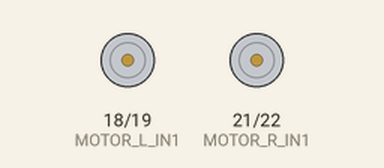
Simulated run of this sketch. Board: Arduino Mega 2560, built with avr-gcc and run on an emulated ATmega2560. On the bench: motor-driver pin pairs drawn as motors (green arrow = first pin HIGH = forward, orange = second pin HIGH = backward, longer = more drive). What the sketch prints to the serial monitor is not drawn.

Above: at 6.4 s.
At 14.4 s:
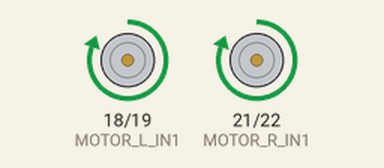
At 30.4 s:
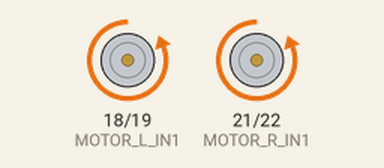
Timing chart, 0 to 46.6 s (numbered marks = the images above):
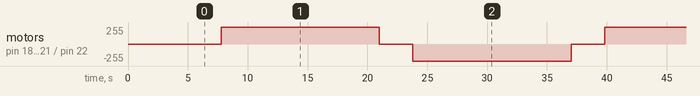

Measured:
- by itself, motor on pin 18 (MOTOR_L_IN1) / pin 19 (MOTOR_L_IN2), motor on pin 21 (MOTOR_R_IN1) / pin 22 (MOTOR_R_IN2): repeats every 32.0 s: stopped 2.8 s, backward 255/255 13.2 s, stopped 2.8 s, forward 255/255 13.2 s

The sketch:

DRV8871_Motors.ino
```cpp
// DRV8871 Motor Driver Test
// 20/08/2024
// Marcus <marcus.vinicius.mvap@gmail.com>

#define MOTOR_L_IN1 18
#define MOTOR_L_IN2 19

#define MOTOR_R_IN1 21
#define MOTOR_R_IN2 22

void setup() {
  Serial.begin(115200);
  delay(5000); // Await serial connection

  Serial.println("-- \t chapisco \t --");
  Serial.println("-- \t DRV8871 Motor Driver Test");
  Serial.println("-- \t " __FILE__);
  Serial.println("-- \t " __DATE__);

  pinMode(MOTOR_L_IN1, OUTPUT);
  pinMode(MOTOR_L_IN2, OUTPUT);
  pinMode(MOTOR_R_IN1, OUTPUT);
  pinMode(MOTOR_R_IN2, OUTPUT);

  digitalWrite(MOTOR_L_IN1, LOW);
  digitalWrite(MOTOR_L_IN2, LOW);
  digitalWrite(MOTOR_R_IN1, LOW);
  digitalWrite(MOTOR_R_IN2, LOW);
}

void MOTORS_write(int leftSpeed, int rightSpeed) {
  // Control left motor
  if (leftSpeed > 0) {
    analogWrite(MOTOR_L_IN1, leftSpeed);
    digitalWrite(MOTOR_L_IN2, LOW);
  } else if (leftSpeed < 0) {
    analogWrite(MOTOR_L_IN2, -leftSpeed);
    digitalWrite(MOTOR_L_IN1, LOW);
  } else {
    digitalWrite(MOTOR_L_IN1, LOW);
    digitalWrite(MOTOR_L_IN2, LOW);
  }

  // Control right motor
  if (rightSpeed > 0) {
    analogWrite(MOTOR_R_IN1, rightSpeed);
    digitalWrite(MOTOR_R_IN2, LOW);
  } else if (rightSpeed < 0) {
    analogWrite(MOTOR_R_IN2, -rightSpeed);
    digitalWrite(MOTOR_R_IN1, LOW);
  } else {
    digitalWrite(MOTOR_R_IN1, LOW);
    digitalWrite(MOTOR_R_IN2, LOW);
  }
}

void loop() {

  for (int i = 100; i < 255; i++) {
    MOTORS_write(i, i);
    delay(100);
  }

  delay(500);

  for (int i = 100; i < 255; i++) {
    MOTORS_write(-i, -i);
    delay(100);
  }

  delay(500);
}
```
